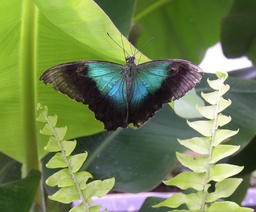
#> input picture PycharmProjects/HW5/butterfly2.jpg, 256 x 212 px, shrunk from 586 x 485 before the run
$ python 'blend modes!.py'
#> lines starting #> are read from the running program, lines starting #| are printed output that depends on the picture
### PycharmProjects/HW6/imageTools.py
"""=====================================================
imageTools.py

This is a modification/implementation of the functions and data types
from Mark Guzdial's Media Computation project, taken from the implementation
for Myro in C Python
"""

from __future__ import print_function
import time, os, sys
import math
from numpy import array

#import graphics

versionInfo = sys.version_info[0]
if versionInfo >= 3:
   import tkinter as tk
   import tkinter.colorchooser as tkColorChooser
   import tkinter.filedialog as tkFileDialog
else:
   import Tkinter as tk
   import tkColorChooser
   import tkFileDialog
try:
   from PIL import Image
except:
   print("WARNING: Image not found; do you need Python Imaging Library?", file=sys.stderr)

try:
   import PIL.ImageTk as ImageTk
except:
   print("WARNING: ImageTk not found; do you need the TkInter Library?", file=sys.stderr)

_root = tk.Tk()
_root.withdraw()

def update():
   _root.update()


# ==============================================================

class GraphicsObj(object):
   def __init__(self):
      pass

   def convertRange(self, val):
      """Takes in a value, and converts it to be an integer between 0 and 255"""
      if self.isNumeric(val):
         return int(max(min(val, 255), 0))
      else:
         raise TypeError("(GraphicsObj) convertRange: expected numeric input, given: " + str(val))


   def isNumeric(self, value):
      """Takes in a value, and checks if it is one of the valid numeric types,
      int, float, or long, and returns True or False"""
#> the answer given: ../HW5/butterfly2.jpg
      return isinstance(value, int) or isinstance(value, float) or isinstance(value, long)


   def isGoodRGB(self, value):
      """Given a value, this function checks to see if it is a list or tuple three long, where
      each value in the triple is an integer between 0 and 255"""
      return   (isinstance(value, tuple) or isinstance(value, list)) and \
               len(value) == 3 and \
               all([ self.isNumeric(x) for x in value ])


# ==============================================================

class Picture(GraphicsObj):
   """A picture object represents an image, keeping track of the size, source, and pixel values
   of an image"""


   def __init__(self):
      """Initializes a Picture object with no picture in it
      Inputs: <none>
      Return value: New empty Picture object"""
      self.width = 0
      self.height = 0
      self.image = None
      self.filename = None
      self.mode = None
      self.tkImage = None
      self.dispWindow = None


   def set(self, width, height, data=None, mode="color", value=255):
      """Takes in width, height and other optional inputs, and sets the values of the
      Picture object.
      Input: width, a positive integer for the number of pixels wide
      Input: height, a positive integer for the number of pixels tall
      Input: data, where to find the data for the image, what it is depends on the mode
             If mode is "color" then data is either None or an array of RGB values
             If mode is "image" then data is an image to be copied
             If mode is "jpeg" then data is the name of a file storing an image
             Otherwise data is an array of grayscale or blob values, to be copied as grayscale
      Input: mode, a string describing what kind of information is being passed in
      Input: value, a number indicating the initial value to set the RGB fields to
      No return value
      """
      self.width = width
      self.height = height
      self.mode = mode
      self.filename = '<none>'

      if mode.lower() == "color":
         if data == None:
            if type(value) == int:
               data = array([value] * (height * width * 3), 'B')
            elif len(value) == 3:                 # --- Should check type of data here
               data = array(value * (height * width), 'B')
         self.image = Image.frombuffer("RGB", (self.width, self.height),
                                         data, "raw", "RGB", 0, 1)
      elif mode.lower() == "image":
         self.image = data.copy()
      elif mode.lower() == "jpeg":
         self.image = Image.open(data).resize((width,height),Image.BILINEAR)
         #self.image = Image.open(data)
         self.filename = data
      elif mode.lower() in ["gray", "blob"]:
         self.image = Image.frombuffer("L", (self.width, self.height),
                                         data, 'raw', "L", 0, 1)
      else:
         raise ValueError("(Picture) set: received unknown mode value: " + str(mode))

      if self.image.mode != "RGBA": # palette
         self.image = self.image.convert("RGBA")

      self.pixels = self.image.load()
      self.palette = self.image.getpalette()
      if self.pixels == None:
         raise ValueError("(Picture) set: image loading failed, check for Python Imaging Library version 1.1.6")
      #self.image = ImageTk.PhotoImage(self.temp, master=_root)


   def load(self, filename):
      """Given a filename, open and read the data from the file into this Picture object
      Input: filename, a string that is the name of a file
      No return value
      """
#> called with filename = '../HW5/butterfly2.jpg'
      #self.image = tk.PhotoImage(file=filename, master=_root)
      self.image = Image.open(filename)
#> self.image is the input picture: PIL image 256x212 RGB; mean R, G, B 113.3, 132.3, 80
      if self.image.mode != "RGBA": # palette
         self.image = self.image.convert("RGBA")
#> self.image: PIL image 256x212 RGBA
      self.pixels = self.image.load()
      self.width = self.image.size[0]
      self.height = self.image.size[1]
#> the answer given: ../HW5/caterpillar.jpg
      self.palette = self.image.getpalette()
      self.filename = filename
      if self.pixels == None:
         raise ValueError("(Picture) load: image loading failed, check for Python Imaging Library version 1.1.6")


   def __repr__(self):
      """Takes no inputs, and produces a string that accurately describes the picture object"""
      return "<Picture instance ({:d} x {:d})>".format(self.width, self.height)


   def getWidth(self):
      """Returns the width of the image in the Picture"""
      return self.width

   def getHeight(self):
      """Returns the height of the image in the Picture"""
      return self.height


   def getPixel(self, x, y):
      """Takes in the column (x) and row (y) position of a pixel, and returns the
      Pixel object at that location"""
      if self._checkRange(x, y, "getPixel"):
         return Pixel( x, y, self)


   # [47 lines left out: functions getColor, getRGB, getRGBA, getAlpha, setColor, setRGB and 1 more, not called in this run]

   def show(self):
      """Create a Toplevel widget to display the picture, if one doesn't already exist,
      and display the picture data in it"""
      self.tkImage = ImageTk.PhotoImage(self.image)
      if self.dispWindow == None:

         self.dispWindow = tk.Toplevel(width=self.width,
                                       height=self.height,
                                       bg="gray")
         self.dispWindow.title(self.filename)
         self.dispWindow.resizable(False, False)
         self.dispLabel = tk.Label(self.dispWindow, image=self.tkImage, bg = "gray")
         self.dispLabel.grid(row=0, column = 0)
         self.dispWindow.update()
         self.dispWindow.lift()
      else:
         self.dispLabel['image'] = self.tkImage
         self.dispWindow.update()
         self.dispWindow.lift()


   #def getDisplayableImage(self):
      #tkImage = ImageTk.PhotoImage(self.image)
      #return tkImage


   def _checkRange(self, x, y, funcName):
      """Check whether the input values are valid indices to pixels in this image.
      If they are, then return True, otherwise raise an exception that describes
      what is wrong"""
      if (0 <= x < self.width) and (0 <= y < self.height):
         return True
      else:
         if x < 0:
            errStr = "input x value, {:d}, < 0".format(x)
         elif x >= self.width:
            errStr = "input x value, {:d}, >= {:d}".format(x, self.width)
         elif y < 0:
            errStr = "input y value, {:d}, < 0".format(y)
         elif y >= self.height:
            errStr = "input y value, {:d}, >= {:d}".format(y, self.height)
         else:
            errSTr = "Weird unknown error, contact developers"
         raise ValueError("(Picture) " + funcName + ": " + errStr)


# ==============================================================


class Pixel(GraphicsObj):
   """A Pixel represents a particular location and its color, within an overall Picture.
   Every Pixel has a picture to which it belongs"""


   def __init__(self, x, y, picture):
      """Given a location and a Picture, set up the Pixel object"""
      # Note: note error-checking here because Pixels cannot/should not be created willy-nilly,
      # but are created by the Picture object itself, which should know what it's doing
      self.x = x
      self.y = y
      self.picture = picture
      self.pixels = picture.pixels
      # we might need this, for gifs:
      self.palette = self.picture.image.getpalette()


   # [9 lines left out: function __repr__, not called in this run]


   def getX(self):
      """Returns the x position of this Pixel"""
      return self.x

   def getY(self):
      """Returns the y position of this Pixel"""
      return self.y

   # [4 lines left out: function getColor, not called in this run]


   def getRGB(self):
      """Returns a tuple of the RGB values for this Pixel"""
      return self.pixels[self.x, self.y][:3]

   def getRed(self):
         """Returns the red value for this Pixel"""
         return self.pixels[self.x, self.y][0]

   def getGreen(self):
         """Returns the green value for this Pixel"""
         return self.pixels[self.x, self.y][1]

   def getBlue(self):
         """Returns the blue value for this Pixel"""
         return self.pixels[self.x, self.y][2]


   def getRGBA(self):
      """Returns a tuple of the RGB and alpha values for this Pixel"""
      return self.pixels[self.x, self.y]

   def getAlpha(self):
      """Returns the alpha value for this Pixel"""
      return self.pixels[self.x, self.y][3]


   def setColor(self, newColor):
      """Takes in a new Color object, and sets the color of this Pixel to be the new Color"""
      if isinstance(newColor, Color):
         self.pixels[self.x, self.y] = tuple(newColor.getRGBA())
      else:
         raise TypeError("(Pixel) setColor: Expected input to be Color, given: " + str(newColor))


   def setRGB(self, rgb):
      """Given an list or tuple of integers, specifying RGB values, set this Pixel to have that color"""
      if self.isGoodRGB(rgb):
         self.setColor(Color(*rgb))
      else:
         raise TypeError("(Pixel) setRGB: Expected input to be a list of numbers, given: " + str(rgb))


   # [20 lines left out: functions setAlpha, __eq__, not called in this run]


   def __ne__(self,other):
      """Compares two Pixels for inequality"""
      return not self.__eq__(other)


   # [11 lines left out: functions makeLighter, makeDarker, not called in this run]


# ==============================================================

class Color(GraphicsObj):
   """A Color object represents an individual color, either RGB or RGBA (including transparency)"""

   def __init__(self, *rgb):
      """
      Returns a Color object. Takes red, green, blue, and optionally
      a transparency (called alpha). All values are between 0 and 255).
      """
      self.alpha = 255
      if len(rgb) == 1:
         self.rgb = rgb[0]
      elif len(rgb) == 3:
         self.rgb = rgb
      elif len(rgb) == 4:
         self.rgb = rgb[:-1]
         self.alpha = self.convertRange(rgb[-1])
      else:
         raise TypeError("Color(): inputs must be at least 3 integers: red, green, blue (transparency optional)")
      # Convert rgb values to range from 0 to 255, and to be integers
      self.rgb = tuple([ self.convertRange(val) for val in self.rgb ])


   def __repr__(self):
      template = "<Color instance (r={:d}, g={:d}, b={:d}, a={:d})>"
      return template.format(self.rgb[0], self.rgb[1], self.rgb[2], self.alpha)

   # Accessors
   def getColor(self):
      """Returns a new Color object that is a copy of this one"""
      return Color(self.rgb + [self.alpha])

   # [7 lines left out: function setColor, not called in this run]


   def getAlpha(self):
      """Returns the alpha value of this Color"""
      return self.alpha

   # [7 lines left out: function setAlpha, not called in this run]


   def getRed(self):
      """Returns the red value of this Color"""
      return self.rgb[0]
   def getGreen(self):
      """Returns the green value of this Color"""
      return self.rgb[1]
   def getBlue(self):
      """Returns the blue value of this Color"""
      return self.rgb[2]

   def getRGB(self):
      """Returns a copy of the tuple containing the RGB values of this color"""
      return tuple(self.rgb[:3])

   def getRGBA(self):
      """Returns a tuple that contains the RGB and alpha values of this color"""
      return (self.rgb[0], self.rgb[1], self.rgb[2], self.alpha)

   # [52 lines left out: functions setRGB, __eq__, __ne__, __sub__, __add__, not called in this run]


   def makeLighter(self):
      """Modifies the color object to be lighter than it is."""
      self.rgb = tuple([ self.convertRange( ((255 - val) * 0.35) + val ) for val in self.rgb ])

   def makeDarker(self):
      """Modifies this color to be darker than it is."""
      self.rgb = tuple([ self.convertRange( val * 0.65 ) for val in self.rgb ])


# ==============================================================
# A small class for iterating over the pixels in a Picture


class PixelIterator:
   """An iterator class for iterating over the Pixels in a Picture"""

   def __init__(self, picture):
      """Given the picture it refers to, it stores it away for future use"""
      self.myPicture = picture

   # [45 lines left out: functions __iter__, __next__, loadPicture, copyPicture, not called in this run]

# Call the function by another name, too
duplicatePicture = copyPicture


def makePicture(*args):
   """
   Takes zero or more args to make a picture.

   makePicture() - makes a 0x0 image
   makePicture(width, height)
   makePicture("filename")
   makePicture("http://image")
   makePicture(width, height, data)
   makePicture(width, height, data, "mode")
   """
   if len(args) == 0:
      retval = Picture()
   elif len(args) == 1:
      filename = args[0]
      if isinstance(filename, str):
         retval = Picture()
         if filename.startswith("http://"):
            filename, message = urllib.urlretrieve(filename)
         retval.load(filename)
#> call 2 of load, with filename = '../HW5/caterpillar.jpg'
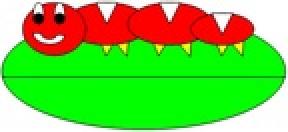
#> input picture PycharmProjects/HW5/caterpillar.jpg, 144 x 66 px, shrunk from 329 x 150 before the run (shown 2 times larger)
#> in load, self.image is the input picture: PIL image 144x66 RGB; mean R, G, B 114.5, 196.7, 67.2
      else:
         raise TypeError("makePicture: single input must be a filename or URL, given: " + str(filename))
   elif len(args) == 2:
      x = args[0]
      y = args[1]
      if isNumeric(x) and isNumeric(y):
         retval = Picture()
         retval.set(x, y)
      else:
         raise TypeError("makePicture: two inputs must be numeric, given: " + str(x) + " and " + str(y))
   elif len(args) == 3:
      x = args[0]
      y = args[1]
      if isNumeric(x) and isNumeric(y):
         if type(args[2]) in [Color, Pixel]:
            retval = Picture()
            retval.set(x, y, value=args[2].getRGB())
         elif type(args[2]) == int:
            retval = Picture()
            retval.set(x, y, value=args[2])
         elif type(args[2]) in [list, tuple]: # Undocumented
            retval = Picture()
            retval.set(x, y, value=args[2])
         else:
            template = "makePicture: third input has unknown type: {:s} is '{:s}'; should be Color, Pixel, or integer"
            raise TypeError(template.format(args[2], type(args[2])))
      else:
         raise TypeError("makePicture: first two inputs must be numeric, given: " + str(x) + " and " + str(y))
   elif len(args) == 4:
      x = args[0]
      y = args[1]
      array = args[2]
      mode = args[3]
      retval = Picture()
      retval.set(x, y, array, mode)

   return retval


def makeEmptyPicture(wid, hgt):
   """Takes a width and height in pixels, and returns a blank picture with those dimensions"""
   return makePicture(wid, hgt)


# [8 lines left out: function savePicture, not called in this run]

# define a second name for this function
writePictureTo = savePicture


def show(picture, name="default"):
   """Given a picture object, display it in a window.  Note that this automatically
   updates if the picture has changed, ensuring that the most recent version is always displayed"""
   picture.show()


# [4 lines left out: function repaint, not called in this run]


def getWidth(picture):
   """Given a Picture object, return the width of the picture"""
   if isinstance(picture, Picture):
      return picture.getWidth()
   else:
      raise TypeError("getWidth: expected Picture as input, given: " + str(picture))


def getHeight(picture):
   """Given a Picture object, return the height of the picture"""
   if isinstance(picture, Picture):
      return picture.getHeight()
   else:
      raise TypeError("getHeight: expected Picture as input, given: " + str(picture))


def getPixel(picture, x, y):
   """Given a Picture object and the (x, y) location of a pixel, return the Pixel at that location"""
   if isinstance(picture, Picture):
      return picture.getPixel(x, y)
   else:
      raise TypeError("getPixel: expected Picture as input, given: " + str(picture))


# [169 lines left out: functions getPixels, addRect, addRectFilled, addLine, _drawVerticalLine, _plotLine, not called in this run]


def _fracPart(v):
   """Compute the fractional part of the input number"""
   return v - math.floor(v)


# -------------------------------------------------------------------------

# [185 lines left out: functions addOval, _plotPixel, addOvalFilled, addArc, _plotPixelInArc, getX and 3 more, not called in this run]


def setRed(pixel, value):
   """Given a Pixel object and a value, this sets the red part of the Pixel's
   color to be the input value"""
   if isinstance(pixel, Pixel) and isNumeric(value):
      oldColor = pixel.getRGB()
      pixel.setRGB( (value, oldColor[1], oldColor[2]) )
   elif not isinstance(pixel, Pixel):
      raise TypeError("setRed: expected a Pixel as input, given: " + str(pixel))
   else:
      raise TypeError("setRed: expected numeric input, given: " + str(value))


def setGreen(pixel, value):
   """Given a Pixel object and a value, this sets the green part of the Pixel's
   color to be the input value"""
   if isinstance(pixel, Pixel) and isNumeric(value):
      oldColor = pixel.getRGB()
      pixel.setRGB( (oldColor[0], value, oldColor[2]) )
   elif not isinstance(pixel, Pixel):
      raise TypeError("setGreen: expected a Pixel as input, given: " + str(pixel))
   else:
      raise TypeError("setGreen: expected numeric input, given: " + str(value))


def setBlue(pixel, value):
   """Given a Pixel object and a value, this sets the blue part of the Pixel's
   color to be the input value"""
   if isinstance(pixel, Pixel) and isNumeric(value):
      oldColor = pixel.getRGB()
      pixel.setRGB( (oldColor[0], oldColor[1], value) )
   elif not isinstance(pixel, Pixel):
      raise TypeError("setBlue: expected a Pixel as input, given: " + str(pixel))
   else:
      raise TypeError("setBlue: expected numeric input, given: " + str(value))


# [58 lines left out: functions setAlpha, setColor, getRed, getGreen, getBlue, getAlpha, not called in this run]


def getRGB(pixOrColor):
   """Given either a Pixel or a Color, return the color as a tuple of numbers"""
   if isinstance(pixOrColor, Pixel) or isinstance(pixOrColor, Color):
      return pixOrColor.getRGB()
   else:
      raise TypeError("getRGB: expected input to be a Pixel or a Color, given: " + str(pixOrColor))


# [65 lines left out: functions getRGBA, getGray, makeColor, distance, makeDarker, makeLighter, not called in this run]


def pickAFile():
   """Creates a dialog window for selecting a file.  Returns a string which is the filename, returning
   an empty string if no file was selected"""
   result = tkFileDialog.askopenfilename() # filetypes = [('image file', '*.jpg'), ('image file', '*.jpeg')])
   if result == None:
      print("Warning: no file selected, returning an empty string")
      return ""
   else:
      return result


# [9 lines left out: function pickAColor, not called in this run]


# ----------------------------------------------------------------
# Utility functions


#def convertRange(val):
   #"""Takes in a value, and converts it to be an integer between 0 and 255"""
   #if isNumeric(val):
      #return int(max(min(val, 255), 0))
   #else:
      #raise TypeError("convertRange: expected numeric input, given: " + str(val))


def isNumeric(value):
   """Takes in a value, and checks if it is one of the valid numeric types,
   int, float, or long, and returns True or False"""
   return isinstance(value, int) or isinstance(value, float) or isinstance(value, long)


# [6 lines left out: function isGoodRGB, not called in this run]


# ==============================================================
# Below this are predefined colors

black = Color(0, 0, 0)
white = Color(255, 255, 255)
red = Color(255, 0, 0)
green = Color(0, 255, 0)
blue = Color(0, 0, 255)
cyan = Color(0, 255, 255)
magenta = Color(255, 0, 255)
yellow = Color(255, 255, 0)
pink = Color(255, 175, 175)

### PycharmProjects/HW6/imageToolsTools.py
from imageTools import *

# [41 lines left out: functions getRange, getPoint, not called in this run]


def wait(picture):
    def callback(evt):
        picture.dispWindow.quit()
    picture.dispWindow.bind("<Button-1>", callback)
    picture.dispWindow.mainloop()

### PycharmProjects/Nov07/blend modes!.py
from imageTools import *
from imageToolsTools import *

# [48 lines left out: functions simpleblend, blendpictures, not called in this run]


def weightedblend(inpic1, inpic2, weight1):

#> called with weight1 = 0.25
    weight2 = 1.0 - weight1

    h1 = getHeight(inpic1)
    w1 = getWidth(inpic1)

    h2 = getHeight(inpic2)
    w2 = getWidth(inpic2)

    h3 = min(h1, h2)
    w3 = min(w1, w2)

    outpic = makeEmptyPicture(w3, h3)
    for y in range(h3):
        for x in range(w3):
            inpix1 = getPixel(inpic1, x, y)
            inpix2 = getPixel(inpic2, x, y)

            r1, g1, b1 = getRGB(inpix1)
            r2, g2, b2 = getRGB(inpix2)

            outpix = getPixel(outpic, x, y)

            setRed(outpix, (r1 * weight1 + r2 * weight2))
            setGreen(outpix, (g1 * weight1 + g2 + weight2))
            setBlue(outpix, (b1 * weight1 + b2 * weight2))
#> this loop made 66 passes

    return outpic


pic1 = makePicture(pickAFile())
pic2 = makePicture(pickAFile())

# pic3 = simpleblend(pic1, pic2)
# show(pic3)
# wait(pic3)

pic4 = weightedblend(pic1, pic2, 0.25)
show(pic4)
#> in show, `self.tkImage = ImageTk.PhotoImage(self.image)`:
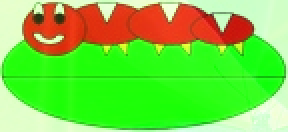
#> self.image: PIL image 144x66 RGBA (shown 2 times larger); mean R, G, B, A 119.6, 211.6, 65.8, 255
wait(pic4)
